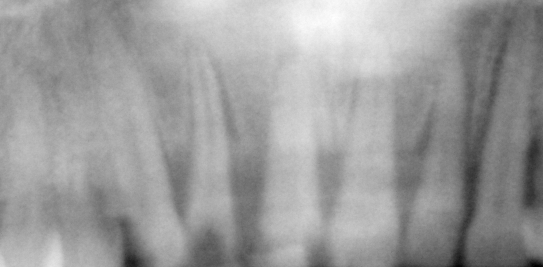
%> input picture PRISMA/Image11.tif, 543 x 267 px; the run also reads 1 picture not shown here
$ octave exec_prisma.m   (GNU Octave 9; MATLAB toolbox functions it lacks are replaced by stand-ins)
%> lines starting %> are read from the running program, lines starting %| are printed output that depends on the picture
### prisma.m
function prisma(id,i,arrbeta)
%> called with id = 'aem', i = 11, arrbeta = [0.02 0.312]
%prisma(id,i,arrbeta)
% restoration of the image i from project PRISMA
% with the given array of beta arrbeta
% using both AEM and PIDSplit+
%
% id accepts 'aem','50','5','1','05'.

i = int2str(i);

image = ['PRISMA/Image' i '.tif'];
gn = 4095-double(imread(image));
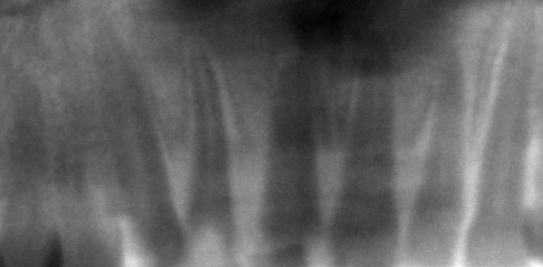
%> gn: size 267x543 double; min 233, max 1585, mean 756.1; drawn with min black and max white
gn = gn(1:266,138:403);
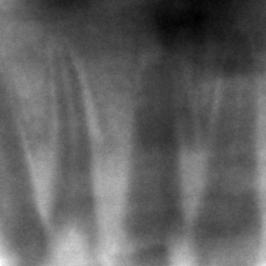
%> gn: size 266x266 double; min 233, max 1351, mean 661; drawn with min black and max white

obj = 4095-double(imread('PRISMA/Avg.tif'));
%> obj: size 267x543 double; min 257, max 1543, mean 755.9
obj = obj(1:266,138:403);
%> obj: size 266x266 double

n = size(gn,1);
%> n = 266

grad1  = @(y)[y(:,2:n)-y(:,1:n-1), y(:,1)-y(:,n)];
grad2  = @(y)[y(2:n,:)-y(1:n-1,:); y(1,:)-y(n,:)];
div    = @(x1,x2)([-x1(:,1)+x1(:,n),-x1(:,2:n)+x1(:,1:n-1)] +...
    [-x2(1,:)+x2(n,:);-x2(2:n,:)+x2(1:n-1,:)]);
H = @(x)x;
HT = @(x)x;

bg = 0;
delta = 0;
NIT = 3000;
tol = 1e-6;

zeroindex = gn <= 0;
%> zeroindex: size 266x266 logical; every value is 0
nonzeroindex = ~zeroindex;
%> nonzeroindex: size 266x266 logical; every value is 1
eta = min(gn(nonzeroindex))*ones(size(gn));
%> eta: size 266x266 double; every value is 233
eta(zeroindex) = 0;

verbose =false;
Nalpha=10;
epsilon = 1e-4;

benchsol={obj};
%> benchsol = 1 item
TF = ones(size(obj));

for beta = arrbeta;

    if strcmp(id,'aem')

        fprintf('AEM: Working on Image%s with beta %g\n', i,beta);
        [u,y1,y2,y3,TimeCost,InnVec,Primal,phi_xy,alpha_vec,err,...
            KKT,KL]= AEM(gn, H, HT,bg, beta, delta, eta, grad1,...
            grad2, div, NIT, tol, verbose, Nalpha, epsilon,...
            benchsol);
        fprintf('Number of iteration performed:%g\n',...
            length(err{1})-1);
        save(['PRISMA/' 'data_Image' i '_'...
            num2str(beta) '.mat' ]);

    elseif strcmp(id,'50')

        gamma = 50/beta;
        fprintf('PID%s: Working on Image%s with beta %g\n',...
            id,i,beta);
        [u_50,w3_50,TimeCost_50,fobj_50,err_50,w2_y_50,...
            b2_x_50,b2_y_50,kkterr_50]  = PIDSplit_plus(gn, TF,...
            H,HT,bg, beta, gamma, eta, grad1, grad2, div, NIT,...
            tol,verbose, benchsol);
        fprintf('Number of iteration performed:%g\n',...
            length(err_50{1})-1);
        save(['PRISMA/' 'data_Image' i '_PID_' id '_' ...
            num2str(beta) '.mat']);

    elseif strcmp(id,'5')
        gamma = 5/beta;
        fprintf('PID%s: Working on Image%s with beta %g\n',...
            id,i,beta);
        [u_5,w3_5,TimeCost_5,fobj_5,err_5,w2_y_5,b2_x_5,...
            b2_y_5,kkterr_5]  = PIDSplit_plus(gn, TF, H, HT,...
            bg, beta, gamma, eta, grad1, grad2, div, NIT, ...
            tol, verbose, benchsol);
        fprintf('Number of iteration performed:%g\n',...
            length(err_5{1})-1);
        save(['PRISMA/' 'data_Image' i '_PID_' id '_' ...
            num2str(beta) '.mat']);

    elseif strcmp(id,'1')
        gamma = 1/beta;
        fprintf('PID%s: Working on Image%s with beta %g\n',...
            id,i,beta);
        [u_1,w3_1,TimeCost_1,fobj_1,err_1,w2_y_1,b2_x_1,...
            b2_y_1,kkterr_1]  = PIDSplit_plus(gn, TF, H, HT,...
            bg, beta, gamma, eta, grad1, grad2, div, NIT, ...
            tol, verbose, benchsol);
        fprintf('Number of iteration performed:%g\n',...
            length(err_1{1})-1);
        save(['PRISMA/' 'data_Image' i '_PID_' id '_' ...
            num2str(beta) '.mat']);

    elseif strcmp(id,'05')
        gamma = 0.5/beta;
        fprintf('PID%s: Working on Image%s with beta %g\n',...
            id,i,beta);
        [u_05,w3_05,TimeCost_05,fobj_05,err_05,w2_y_05,...
            b2_x_05,b2_y_05,kkterr_05]  = PIDSplit_plus(gn,...
            TF, H, HT, bg, beta, gamma, eta, grad1, grad2, ...
            div, NIT, tol, verbose, benchsol);
        fprintf('Number of iteration performed:%g\n',...
            length(err_05{1})-1);
        save(['PRISMA/' 'data_Image' i '_PID_' id '_' ...
            num2str(beta) '.mat']);

    end
end
%exit;

### AEM.m
function [x,y1,y2,y3,TimeCost,InnVec,Primal,phi_xy,alpha_vec,err,...
    varargout] = ...
    AEM(z, H, HT,bg, beta, delta, eta, grad1, grad2, div, NIT, ...
    tol, verbose, Nalpha, epsilon, obj)

%Nalpha = -1 per non tenere memoria%
%epsilon = 1e-4;%5e-1; %provare
% obj is a cell array of images to compute the relative difference

nobj = length(obj);
for i = 1:nobj
    normobj(i) = norm(obj{i}(:));
    err{i}     = zeros(NIT+1,1); %arrays to store errors per iteration
end

Primal = zeros(NIT+1,1);
phi_xy = zeros(NIT+1,1);
alpha_vec = zeros(NIT+1,1);
InnVec = zeros(NIT+1,1);
TimeCost = zeros(NIT+1,1);
kkt_vec  = zeros(NIT+1,1);
KL_vec   = zeros(NIT+1,1);

gamma   = 0.99;
theta   = 0.99;
%%%%%%%%%%%%%%%%%%%%%%%%%%%%%%%%%%%%%%%%%%%%%%%%%%%%%%%
%%%%%%%%%%%%%%%%%%%%%%%%%%%%%%%%%%%%%%%%%%%%%%%%%%%%%%%


totred = 0;
n=length(z);                %Assume a square image
zeroindex = z <= 0;
nonzeroindex = ~zeroindex;
rapp = zeros(size(z));

%%% Initial point %%
x  = max(eta,z);
y1 = zeros(size(z));
y2 = y1;
y3 = zeros(size(z));

%%% Projection of the initial x
ynorm= max(1, sqrt(y1.^2+y2.^2+y3.^2));
y1 = y1./ynorm;
y2 = y2./ynorm;
y3 = y3./ynorm;
% periodic boundary conditions
dx1 = grad1(x);
dx2 = grad2(x);

gu_norm = sqrt(dx1.^2+dx2.^2+delta^2); %total variarion
den = H(x) + bg;%ifft2(fft2(y).*TF)+bg;
rapp(nonzeroindex) = z(nonzeroindex)./ den(nonzeroindex);
KL = sum( z(nonzeroindex).* log(rapp(nonzeroindex)) + ...
    den(nonzeroindex) - z(nonzeroindex) );
KL = KL + sum(den(zeroindex));
g_KL = 1 - HT(rapp);%1 - ifft2(conj(TF).*fft2(rapp));

Ay = div(y1,y2);
g = g_KL + beta*Ay;

Primal(1) = beta*sum(sum(gu_norm)) + KL;
phi_xy(1) = beta*sum(sum(Ay.*x))+ beta*delta* sum(sum(y3)) +KL;
KL_vec(1) = KL;
for i=1:nobj
    err{i}(1) = norm(obj{i}(:)-x(:))/normobj(i);
end

if verbose
    fprintf('\nInitial: Primal=%8.3e', Primal(1));
    for i=1:nobj
        fprintf(' err{%g} %g', i, err{i}(1));
    end

end
alpha = 1;
alphaOK(1) = alpha;
alpha_vec(1) = alpha;
TimeCost(1)=0;
t0 = cputime;                %Start CPU clock

for itr=1:NIT

    y1old = y1; y2old = y2; y3old = y3;

    y1 = y1 + alpha*beta*dx1;
    y2 = y2 + alpha*beta*dx2;
    y3 = y3 + alpha*beta*delta;
    % Projection on the set X={||x||<=1}
    ynorm= max(1, sqrt(y1.^2+y2.^2+y3.^2));
    y1 = y1./ynorm;
    y2 = y2./ynorm;
    y3 = y3./ynorm;
    Ay = div(y1,y2);

    xold = x;
    g_KLold = g_KL;
    dx1old = dx1; dx2old = dx2;

    x = x - alpha*( g_KL + beta*Ay );
    x = max(x,eta);

    dx1 = grad1(x);
    dx2 = grad2(x);

    den  = H(x) + bg;
    rapp(nonzeroindex) = z(nonzeroindex)./ den(nonzeroindex);
    g_KL = 1-HT(rapp);

    Deltax = x - xold; normDeltax = norm(Deltax(:));
    Ak = norm(g_KLold(:) - g_KL(:)) / normDeltax;
    Bk = beta*sqrt( norm(dx1(:)-dx1old(:))^2 + norm(dx2(:)-...
        dx2old(:))^2 )/normDeltax;
    cond = 1-2*alpha*Ak-2*alpha^2*Bk^2;
    %fprintf('\n L1=%g L3=%g cond %g\n',L1,L3,cond);
    alphabar = gamma*(sqrt(Ak^2+2*Bk^2*(1-epsilon))-Ak)/(2*Bk^2);
    ired = 0;
    while cond < epsilon
        alpha = min(alphabar,theta*alpha);
        y1 = y1old + alpha*beta*dx1old;
        y2 = y2old + alpha*beta*dx2old;
        y3 = y3old + alpha*beta*delta;
        % Projection on the set X={||x||<=1}
        ynorm= max(1, sqrt(y1.^2+y2.^2+y3.^2));
        y1 = y1./ynorm;
        y2 = y2./ynorm;
        y3 = y3./ynorm;
        Ay = div(y1,y2);

        x = xold - alpha*( g_KLold + beta*Ay );
        x = max(x,eta);

        dx1 = grad1(x);
        dx2 = grad2(x);

        den  = H(x)+bg;
        rapp(nonzeroindex) = z(nonzeroindex)./ den(nonzeroindex);
        g_KL = 1-HT(rapp);

        Deltax = x - xold; normDeltax = norm(Deltax(:));
        Ak = norm(g_KLold(:) - g_KL(:)) / normDeltax;
        Bk = beta*sqrt( norm(dx1(:)-dx1old(:))^2 + norm(dx2(:)-...
            dx2old(:))^2 )/normDeltax;
        cond = 1-2*alpha*Ak-2*alpha^2*Bk^2;
        alphabar = gamma*(sqrt(Ak^2+2*Bk^2*(1-epsilon))-...
            Ak)/(2*Bk^2);
        ired = ired + 1;
        %            return
    end
    alpha_vec(itr + 1) = alpha;
    totred = totred + ired;
    InnVec(itr + 1) = ired;
    y1 = y1old + alpha*beta*dx1;
    y2 = y2old + alpha*beta*dx2;
    y3 = y3old + alpha*beta*delta;
    % Projection on the set X={||x||<=1}
    ynorm = max(1, sqrt(y1.^2+y2.^2+y3.^2));
    y1 = y1./ynorm;
    y2 = y2./ynorm;
    y3 = y3./ynorm;
    Ay = div(y1,y2);
    KL = sum( z(nonzeroindex).* log(rapp(nonzeroindex)) + ...
        den(nonzeroindex) - z(nonzeroindex) );
    KL = KL + sum(den(zeroindex));

    gu_norm = sqrt(dx1.^2+dx2.^2+delta^2);
    alphaOK(itr) = alpha;
    alpha = mean([alphaOK(max(1,itr-Nalpha):itr) alphabar]);


    Primal(itr+1) = beta*sum(sum(gu_norm)) + KL;
    phi_xy(itr+1) = beta*sum(sum(Ay.*x))+ beta*delta* ...
        sum(sum(y3)) + KL ;
    KL_vec(itr+1) = KL;
    TimeCost(itr+1)=cputime-t0;

    for i=1:nobj
        err{i}(itr + 1) = norm(obj{i}(:)-x(:))/normobj(i);
    end

    if verbose
        fprintf('\n%4d): f(x)=%g Phi(x,y)=%g alpha %g', itr, ...
            Primal(itr+1), phi_xy(itr+1), alpha );
        for i=1:nobj
            fprintf(' err{%g} %g', i, err{i}(itr + 1));
        end
    end
    normDeltay =sqrt(sum((y1(:)-y1old(:)).^2) + sum((y2(:)-...
        y2old(:)).^2) + sum((y3(:)-y3old(:)).^2));
    normy = sqrt(sum(y1(:).^2) + sum(y2(:).^2) + sum(y3(:).^2));
    kkt_vec(itr+1) = sqrt(normDeltax^2+normDeltay^2)/...
        sqrt(norm(x(:))^2+normy^2);
    if  kkt_vec(itr+1) < tol
        break;
    end
end
%end of the main loop
Primal(itr+2:end) = [];
for i = 1:nobj
    err{i}(itr + 2:end) = [];
end
phi_xy(itr+2:end) = [];
alpha_vec(itr+2:end) = [];
InnVec(itr+1:end) = [];
TimeCost(itr+2:end) = [];
if nargout >= 11
    varargout{1} = kkt_vec(1:itr+1);
    if nargout == 12
        varargout{2} = KL_vec(1:itr +1);
    end
end
if verbose
    fprintf('\n');
end

### exec_prisma.m
%> (the run ends here)
